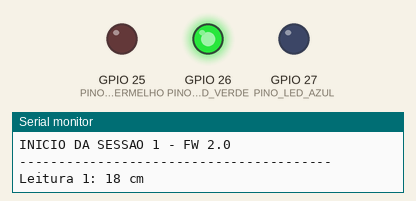
The sketch below on a simulated ESP32. Parts: output pins drawn as LEDs (lit = HIGH), the last lines printed to the serial monitor.

Above: at 0.1 s.
At 8.1 s:
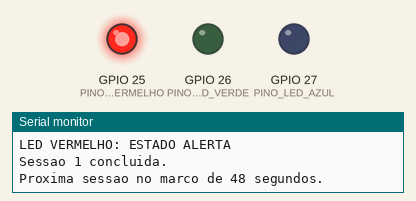
Timing chart, 0 to 105.5 s (numbered marks = the images above):
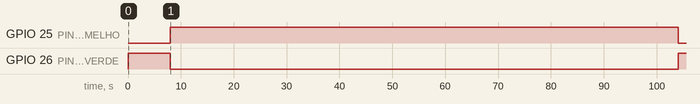

Measured:
- by itself, GPIO 25 (PINO_LED_VERMELHO): LOW → HIGH at 8.0 s, → LOW 96.0 s later
- by itself, GPIO 26 (PINO_LED_VERDE): HIGH → LOW at 8.0 s, → HIGH 96.0 s later

The sketch:

firmware_v2.ino
```cpp
#include <Arduino.h>

const char *VERSAO_ATUAL = "2.0";

const uint8_t PINO_LED_VERMELHO = 25;
const uint8_t PINO_LED_VERDE = 26;
const uint8_t PINO_LED_AZUL = 27;

const unsigned long INTERVALO_LEITURA_MS = 2000;
const unsigned long INTERVALO_SESSAO_MS = 48000;
const uint8_t TOTAL_LEITURAS = 5;

enum EstadoVegetacao {
  NORMAL,
  ALERTA
};

int leituras[TOTAL_LEITURAS];
uint8_t indiceLeitura = 0;
uint16_t sessoesConcluidas = 0;
unsigned long proximaLeituraEm = 0;
unsigned long proximaSessaoEm = 0;
bool sessaoAtiva = false;
EstadoVegetacao estadoAtual = NORMAL;

// Semente fixa para que os tres primeiros ciclos comprovem os tres ramos
// da histerese: ALERTA, manutencao do estado e NORMAL.
uint32_t estadoPseudoaleatorio = 87;

void definirLed(bool vermelho, bool verde, bool azul) {
  digitalWrite(PINO_LED_VERMELHO, vermelho ? HIGH : LOW);
  digitalWrite(PINO_LED_VERDE, verde ? HIGH : LOW);
  digitalWrite(PINO_LED_AZUL, azul ? HIGH : LOW);
}

void atualizarLedDoEstado() {
  if (estadoAtual == ALERTA) {
    definirLed(true, false, false);
  } else {
    definirLed(false, true, false);
  }
}

const char *nomeDoEstado(EstadoVegetacao estado) {
  return estado == ALERTA ? "ALERTA" : "NORMAL";
}

int gerarAltura() {
  estadoPseudoaleatorio = 1664525UL * estadoPseudoaleatorio + 1013904223UL;
  return 10 + (estadoPseudoaleatorio % 11);
}

bool instanteAtingido(unsigned long agora, unsigned long alvo) {
  return static_cast<long>(agora - alvo) >= 0;
}

void ordenarCopia(const int origem[], int destino[], uint8_t tamanho) {
  for (uint8_t i = 0; i < tamanho; i++) {
    destino[i] = origem[i];
  }

  for (uint8_t i = 0; i < tamanho - 1; i++) {
    for (uint8_t j = 0; j < tamanho - i - 1; j++) {
      if (destino[j] > destino[j + 1]) {
        int temporario = destino[j];
        destino[j] = destino[j + 1];
        destino[j + 1] = temporario;
      }
    }
  }
}

void imprimirVetor(const char *rotulo, const int valores[], uint8_t tamanho) {
  Serial.print(rotulo);
  for (uint8_t i = 0; i < tamanho; i++) {
    Serial.print(valores[i]);
    if (i < tamanho - 1) {
      Serial.print(' ');
    }
  }
  Serial.println();
}

void aplicarHisterese(int mediana) {
  EstadoVegetacao estadoAnterior = estadoAtual;

  if (mediana >= 16) {
    estadoAtual = ALERTA;
  } else if (mediana <= 14) {
    estadoAtual = NORMAL;
  }

  Serial.printf("Estado anterior: %s\n", nomeDoEstado(estadoAnterior));
  if (mediana > 14 && mediana < 16) {
    Serial.println("Faixa de histerese: estado anterior mantido.");
  } else if (estadoAnterior == estadoAtual) {
    Serial.println("Limiar confirmado: estado permanece inalterado.");
  } else {
    Serial.println("Limiar cruzado: estado alterado.");
  }
  Serial.printf("Estado atual: %s\n", nomeDoEstado(estadoAtual));

  atualizarLedDoEstado();
  Serial.println(estadoAtual == ALERTA
                     ? "LED VERMELHO: ESTADO ALERTA"
                     : "LED VERDE: ESTADO NORMAL");
}

void iniciarSessao(unsigned long inicioProgramado) {
  indiceLeitura = 0;
  sessaoAtiva = true;
  proximaLeituraEm = inicioProgramado;

  Serial.println();
  Serial.println("----------------------------------------");
  Serial.printf("INICIO DA SESSAO %u - FW %s\n", sessoesConcluidas + 1, VERSAO_ATUAL);
  Serial.println("----------------------------------------");
}

void concluirSessao() {
  int leiturasOrdenadas[TOTAL_LEITURAS];
  ordenarCopia(leituras, leiturasOrdenadas, TOTAL_LEITURAS);

  long soma = 0;
  for (uint8_t i = 0; i < TOTAL_LEITURAS; i++) {
    soma += leituras[i];
  }

  float media = soma / static_cast<float>(TOTAL_LEITURAS);
  int mediana = leiturasOrdenadas[TOTAL_LEITURAS / 2];

  imprimirVetor("Leituras na ordem original: ", leituras, TOTAL_LEITURAS);
  imprimirVetor("Leituras em ordem crescente: ", leiturasOrdenadas, TOTAL_LEITURAS);
  Serial.printf("Media da sessao: %.1f cm\n", media);
  Serial.printf("Mediana da sessao: %d cm\n", mediana);
  aplicarHisterese(mediana);

  sessoesConcluidas++;
  sessaoAtiva = false;
  Serial.printf("Sessao %u concluida.\n", sessoesConcluidas);
  Serial.println("Proxima sessao no marco de 48 segundos.");
}

void processarLeituras(unsigned long agora) {
  if (!sessaoAtiva || indiceLeitura >= TOTAL_LEITURAS ||
      !instanteAtingido(agora, proximaLeituraEm)) {
    return;
  }

  leituras[indiceLeitura] = gerarAltura();
  Serial.printf("Leitura %u: %d cm\n", indiceLeitura + 1, leituras[indiceLeitura]);
  indiceLeitura++;
  proximaLeituraEm += INTERVALO_LEITURA_MS;

  if (indiceLeitura == TOTAL_LEITURAS) {
    concluirSessao();
  }
}

void setup() {
  Serial.begin(115200);
  pinMode(PINO_LED_VERMELHO, OUTPUT);
  pinMode(PINO_LED_VERDE, OUTPUT);
  pinMode(PINO_LED_AZUL, OUTPUT);
  estadoAtual = NORMAL;
  atualizarLedDoEstado();

  Serial.println();
  Serial.println("========================================");
  Serial.println("MONITORAMENTO DE VEGETACAO - FW 2.0");
  Serial.println("MEDIA + ORDENACAO + MEDIANA + HISTERESE");
  Serial.println("========================================");
  Serial.println("Firmware atualizado por OTA e reiniciado com sucesso.");

  unsigned long agora = millis();
  iniciarSessao(agora);
  proximaSessaoEm = agora + INTERVALO_SESSAO_MS;
}

void loop() {
  unsigned long agora = millis();
  processarLeituras(agora);

  if (!sessaoAtiva && instanteAtingido(agora, proximaSessaoEm)) {
    unsigned long inicioProgramado = proximaSessaoEm;
    proximaSessaoEm += INTERVALO_SESSAO_MS;
    iniciarSessao(inicioProgramado);
  }

  delay(10);
}
```
